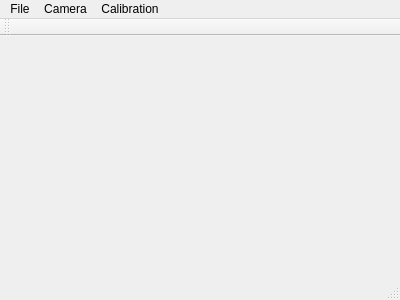
<?xml version="1.0" encoding="UTF-8"?>
<ui version="4.0">
 <class>MainWindow</class>
 <widget class="QMainWindow" name="MainWindow">
  <property name="geometry">
   <rect>
    <x>0</x>
    <y>0</y>
    <width>400</width>
    <height>300</height>
   </rect>
  </property>
  <property name="windowTitle">
   <string>MainWindow</string>
  </property>
  <widget class="QWidget" name="centralWidget"/>
  <widget class="QMenuBar" name="menuBar">
   <property name="geometry">
    <rect>
     <x>0</x>
     <y>0</y>
     <width>400</width>
     <height>25</height>
    </rect>
   </property>
   <widget class="QMenu" name="menuFile">
    <property name="title">
     <string>File</string>
    </property>
    <addaction name="actionAbout"/>
    <addaction name="actionExit"/>
   </widget>
   <widget class="QMenu" name="menuCamera">
    <property name="title">
     <string>Camera</string>
    </property>
    <addaction name="actionRun"/>
    <addaction name="actionDisplay"/>
   </widget>
   <widget class="QMenu" name="menuCalibration">
    <property name="title">
     <string>Calibration</string>
    </property>
    <addaction name="actionStep1"/>
    <addaction name="actionStep2"/>
    <addaction name="actionStep3"/>
   </widget>
   <addaction name="menuFile"/>
   <addaction name="menuCamera"/>
   <addaction name="menuCalibration"/>
  </widget>
  <widget class="QToolBar" name="mainToolBar">
   <attribute name="toolBarArea">
    <enum>TopToolBarArea</enum>
   </attribute>
   <attribute name="toolBarBreak">
    <bool>false</bool>
   </attribute>
  </widget>
  <widget class="QStatusBar" name="statusBar"/>
  <action name="actionAbout">
   <property name="text">
    <string>About</string>
   </property>
  </action>
  <action name="actionExit">
   <property name="text">
    <string>Exit</string>
   </property>
  </action>
  <action name="actionRun">
   <property name="text">
    <string>Run</string>
   </property>
  </action>
  <action name="actionStep1">
   <property name="text">
    <string>Step1</string>
   </property>
  </action>
  <action name="actionStep2">
   <property name="text">
    <string>Step2</string>
   </property>
  </action>
  <action name="actionStep3">
   <property name="text">
    <string>Step3</string>
   </property>
  </action>
  <action name="actionDisplay">
   <property name="text">
    <string>Display</string>
   </property>
  </action>
 </widget>
 <layoutdefault spacing="6" margin="11"/>
 <resources/>
 <connections/>
</ui>
